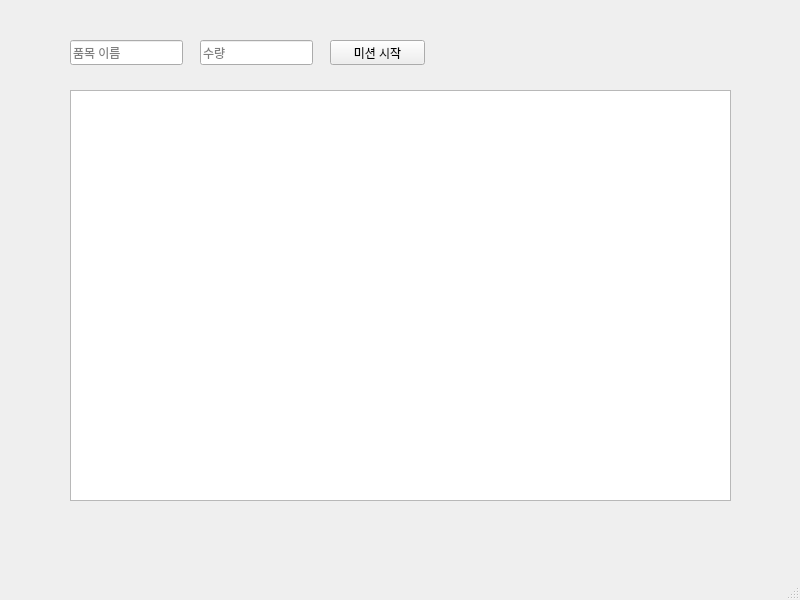
<?xml version="1.0" encoding="UTF-8"?>
<ui version="4.0">
 <class>MainWindow</class>
 <widget class="QMainWindow" name="MainWindow">
  <property name="geometry">
   <rect>
    <x>0</x>
    <y>0</y>
    <width>800</width>
    <height>600</height>
   </rect>
  </property>
  <property name="windowTitle">
   <string>MainWindow</string>
  </property>
  <widget class="QWidget" name="centralwidget">
   <widget class="QLineEdit" name="edit_name">
    <property name="geometry">
     <rect>
      <x>70</x>
      <y>40</y>
      <width>113</width>
      <height>25</height>
     </rect>
    </property>
    <property name="placeholderText">
     <string>품목 이름</string>
    </property>
   </widget>
   <widget class="QLineEdit" name="edit_qty">
    <property name="geometry">
     <rect>
      <x>200</x>
      <y>40</y>
      <width>113</width>
      <height>25</height>
     </rect>
    </property>
    <property name="placeholderText">
     <string>수량</string>
    </property>
   </widget>
   <widget class="QPushButton" name="btn_mission">
    <property name="geometry">
     <rect>
      <x>330</x>
      <y>40</y>
      <width>95</width>
      <height>25</height>
     </rect>
    </property>
    <property name="text">
     <string>미션 시작</string>
    </property>
   </widget>
   <widget class="QTableWidget" name="table_inventory">
    <property name="geometry">
     <rect>
      <x>70</x>
      <y>90</y>
      <width>661</width>
      <height>411</height>
     </rect>
    </property>
   </widget>
  </widget>
  <widget class="QMenuBar" name="menubar">
   <property name="geometry">
    <rect>
     <x>0</x>
     <y>0</y>
     <width>800</width>
     <height>22</height>
    </rect>
   </property>
  </widget>
  <widget class="QStatusBar" name="statusbar"/>
 </widget>
 <resources/>
 <connections/>
</ui>
